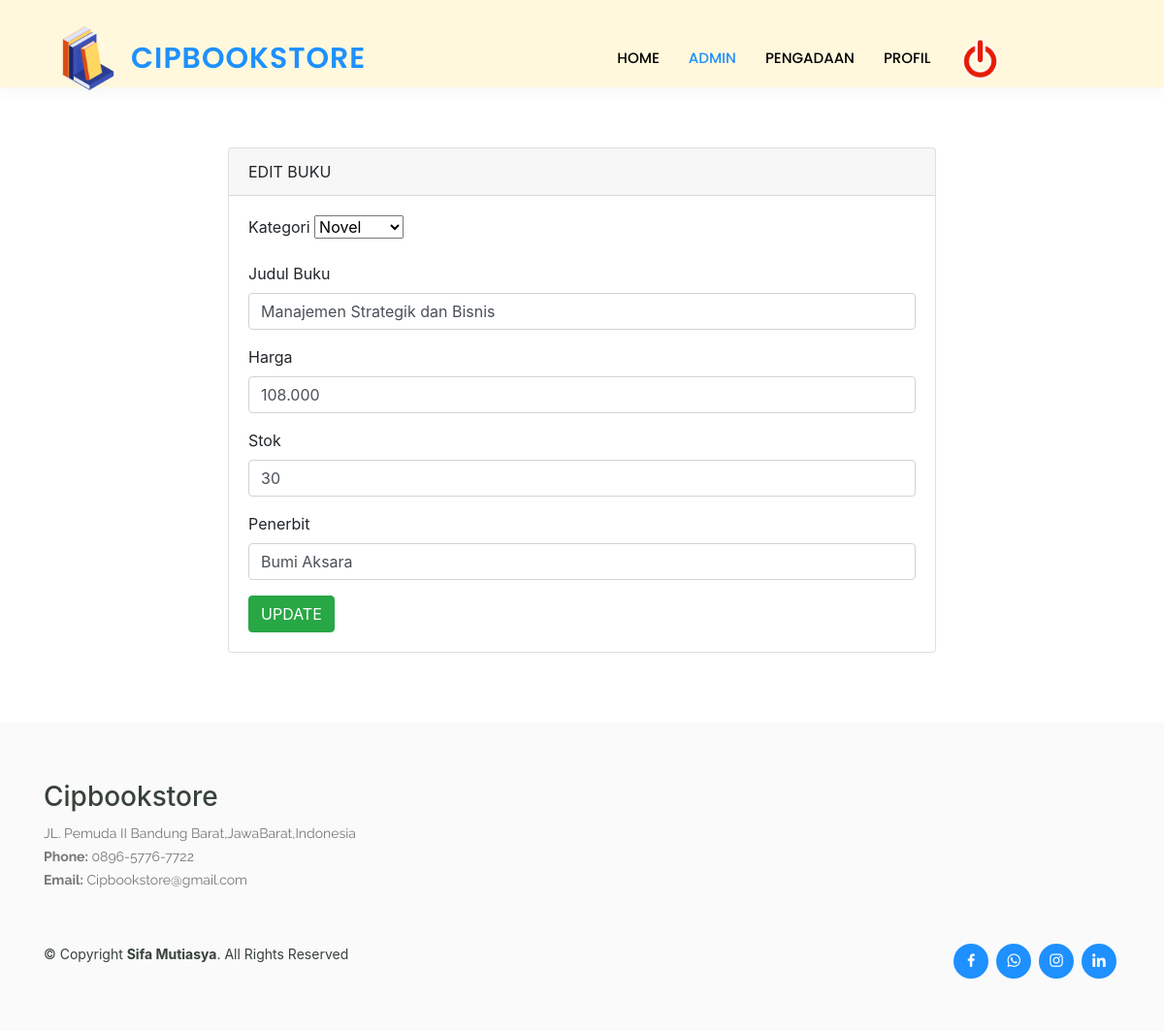
/edit-buku.php?id=2 (signed in), run on the app's committed database.
### tables this page shows
CREATE TABLE `tabel_buku` (
  `id_buku` int(11) NOT NULL,
  `kategori` varchar(100) NOT NULL,
  `nama_buku` varchar(200) NOT NULL,
  `harga` varchar(100) NOT NULL,
  `stok` varchar(200) NOT NULL,
  `penerbit` varchar(200) NOT NULL
);

### edit-buku.php (the view, shortened to what this page needs)
<?php
  include('koneksi.php');
  $id = $_GET['id'];
  $query = "SELECT * FROM tabel_buku WHERE id_buku = $id LIMIT 1";
  $result = mysqli_query($connection, $query);
  $row = mysqli_fetch_array($result);
  ?>
<!DOCTYPE html>
<html lang="en">
<head>
<link rel="stylesheet" href= "style.css">
  <link href="assets/vendor/animate.css/animate.min.css" rel="stylesheet">
  <link href="assets/vendor/aos/aos.css" rel="stylesheet">
  <link href="assets/vendor/bootstrap/css/bootstrap.min.css" rel="stylesheet">
  <link href="assets/vendor/bootstrap-icons/bootstrap-icons.css" rel="stylesheet">
  <link href="assets/vendor/boxicons/css/boxicons.min.css" rel="stylesheet">
  <link href="assets/vendor/remixicon/remixicon.css" rel="stylesheet">
  <link href="assets/vendor/swiper/swiper-bundle.min.css" rel="stylesheet">
  <link rel="stylesheet" href="https://stackpath.bootstrapcdn.com/bootstrap/4.4.1/css/bootstrap.min.css">
  <link rel="stylesheet" href="//cdn.datatables.net/1.10.20/css/jquery.dataTables.min.css">
</head>
  <body>
    <header id="header" class="fixed-top">
    <div class="container d-flex align-items-center">
    <a href="https://instagram.com/cipbookstore.id?igshid=MzRlODBiNWFlZA==">
    <img src="img/rr.png" width="90px">
     <h1 class="logo me-auto"><a href="home.php"><marquee direction="right">Cipbookstore</marquee></a></h1>
      <nav id="navbar" class="navbar order-last order-lg-0">
        <ul>
        <li><a  href="home.php">HOME</a></li>
        <li><a class="active" href="admin.php">ADMIN</a></li>
        <li><a href="pengadaan.php">PENGADAAN</a></li>
        <li><a href="profil.php">PROFIL</a></li>
        <li><a href="logout.php">
        <img src="img/logout.png" width=43px></a></li>
        </ul>
  </header>
  <br><br><br>
    <div class="container" style="margin-top: 80px">
      <div class="row">
        <div class="col-md-8 offset-md-2">
          <div class="card">
            <div class="card-header">
              EDIT BUKU
            </div>
            <div class="card-body">
              <form action="proses-edit.php" method="POST">
                <div class="form-group">
                  <label>Kategori</label>
                  <select name="kategori" value="<?php echo $row['kategori'] ?>" class="form-control'">
                  <option>Novel</option>
                   </select>
                </div>
                <div class="form-group">
                  <label>Judul Buku</label>
                  <input type="text" name="nama_buku" value="<?php echo $row['nama_buku'] ?>" placeholder="Masukkan Judul Buku" class="form-control">
                </div>
                 <div class="form-group">
                  <label>Harga</label>
                  <input type="text" name="harga" value="<?php echo $row['harga'] ?>" placeholder="Masukkan Harga Buku" class="form-control">
                </div>
                <div class="form-group">
                  <label>Stok</label>
                  <input type="number" required name="stok" value="<?php echo $row['stok'] ?>" placeholder="Masukkan Stok Buku" class="form-control">
                </div>
                 <div class="form-group">
                  <label>Penerbit</label>
                  <input type="text" name="penerbit" value="<?php echo $row['penerbit'] ?>" placeholder="Masukkan penerbit Buku" class="form-control">
                </div>
                <button type="submit" class="btn btn-success">UPDATE</button>
              </form>
            </div>
          </div>
        </div>
      </div>
    </div>
    <br><br><br>
  <footer id="footer">
    <div class="footer-top">
      <div class="container">
        <div class="row">
          <div class="col-lg-6 col-md-6 footer-contact">
            <h3>Cipbookstore</h3>
            <p>
             JL. Pemuda II Bandung Barat,JawaBarat,Indonesia <br>
              <strong>Phone:</strong> 0896-5776-7722<br>
              <strong>Email:</strong> Cipbookstore@gmail.com<br>
            </p>
          </div>
      </div>
    </div>
    <div class="container d-md-flex py-4">
      <div class="me-md-auto text-center text-md-start">
        <div class="copyright">
          &copy; Copyright <strong><span>Sifa Mutiasya</span></strong>. All Rights Reserved
        </div>
        </div>
      <div class="social-links text-center text-md-right pt-3 pt-md-0">
      <a href="https://www.facebook.com/profile.php?id=100004895658682" class="facebook"><i class="bx bxl-facebook"></i></a>
      <a href="https://wa.me/6289657767722" class="whatsapp"><i class="bx bxl-whatsapp"></i></a>
      <a href="https://instagram.com/siff_mutiasya?igshid=MzRlODBiNWFlZA==" class="instagram"><i class="bx bxl-instagram"></i></a>
      <a href="https://www.linkedin.com/in/sifa-mutiasya-hendayana-puteri-130128247" class="linkedin"><i class="bx bxl-linkedin"></i></a>
      </div>
    </div>
  </footer>
  </body>
</html>

### style.css (style rules this page uses)
#header { background: cornsilk; transition: all 0.5s; z-index: 997; padding: 15px 0; box-shadow: 0px 0 18px rgba(55, 66, 59, 0.08); height: 90px; }
#header .logo { font-size: 30px; margin: 0; padding: 0; line-height: 1; font-weight: 600; letter-spacing: 1px; text-transform: uppercase; font-family: "Poppins", sans-serif; }
#header .logo a { color: dodgerblue; }
.navbar { padding: 0; margin: auto; }
.navbar ul { margin: 0; padding: 0; display: flex; list-style: none; align-items: center; }
.navbar li { position: relative; }
.navbar a, .navbar a:focus { display: flex; align-items: center; justify-content: space-between; padding: 10px 0 10px 30px; font-family: "Poppins", sans-serif; font-size: 15px; font-weight: 500; color: black; white-space: nowrap; transition: 0.3s; }
.navbar a:hover, .navbar .active, .navbar .active:focus, .navbar li:hover > a { color: dodgerblue; }
#footer { color: #37423b; font-size: 14px; background: #eef0ef; margin-bottom: -80px }
#footer .footer-top { padding: 60px 0 30px 0; background: #f9faf9; }
#footer .footer-top .footer-contact { margin-bottom: 30px; }
#footer .footer-top .footer-contact p { font-size: 14px; line-height: 24px; margin-bottom: 0; font-family: "Raleway", sans-serif; color: #777777; }
#footer .social-links a { font-size: 18px; display: inline-block; background: dodgerblue; color: #fff; line-height: 1; padding: 8px 0; margin-right: 4px; border-radius: 50%; text-align: center; width: 36px; height: 36px; transition: 0.3s; }

### data on the page
tabel_buku: kategori "Novel", nama_buku "Manajemen Strategik dan Bisnis", harga "108.000", stok "30", penerbit "Bumi Aksara"
